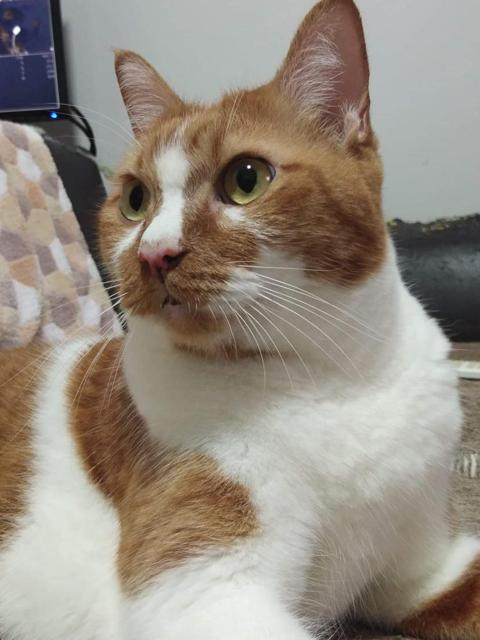
#> input picture assets/2.1_cat.jpg, 480 x 640 px
$ python assignment4.py
#> lines starting #> are read from the running program, lines starting #| are printed output that depends on the picture; after the words box and inside, x2 and y2 are one past the last pixel; in counts of white or black regions, pixels touching at a corner belong together
import cv2
gimg = cv2.imread('assets/2.1_cat.jpg',cv2.IMREAD_GRAYSCALE)
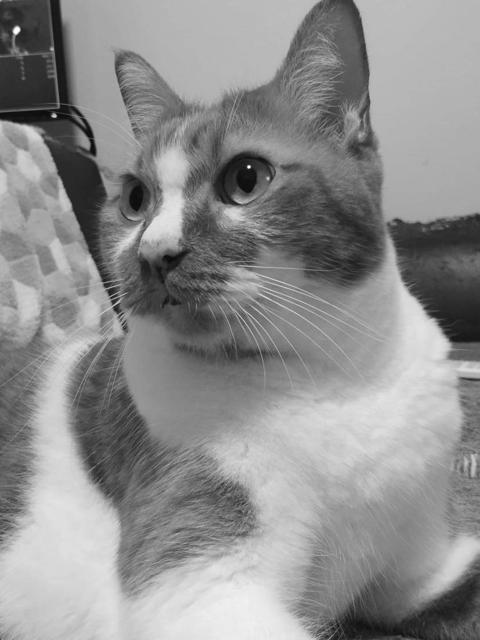
#> gimg: shape (640, 480); min 5, max 255, mean 141.8
bwimg= cv2.threshold(gimg, 128,255,cv2.THRESH_BINARY)[1]
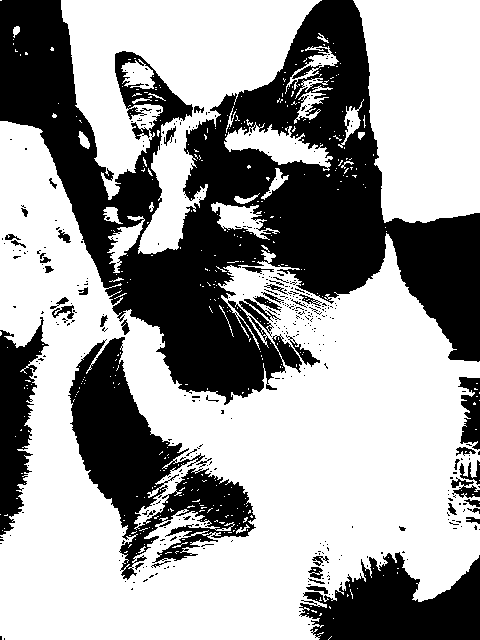
#> bwimg: shape (640, 480); 62.2% white; 398 black regions (349 under 20 px), largest, box (x1, y1, x2, y2) and area: (0, 0, 480, 405) 78855, (68, 337, 256, 580) 16450, (299, 552, 480, 640) 10053
cv2.imshow("Black white image", bwimg)
cv2.waitKey(0)
cv2.destroyAllWindows()
cv2.imwrite('assets/2.7_cat_bw.png',bwimg)

$ run again, with assets/3.1_cat.jpg copied over assets/2.1_cat.jpg
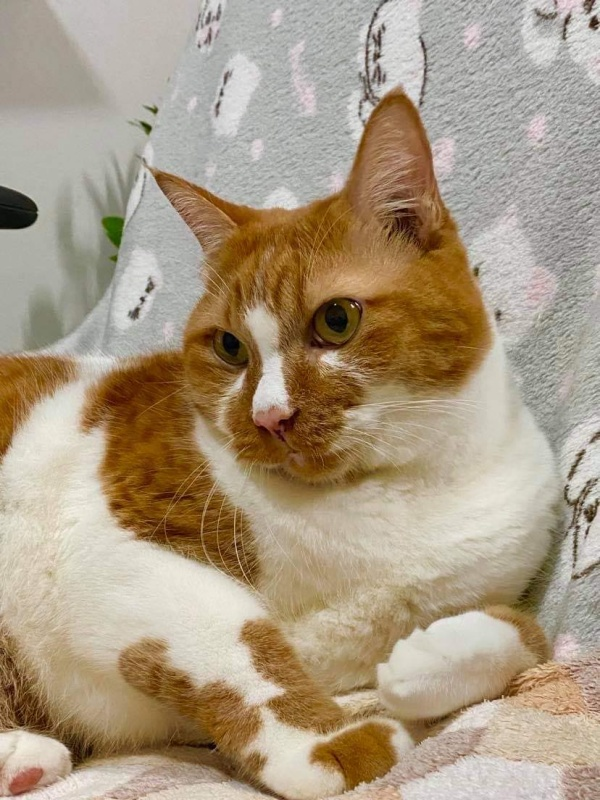
#> input picture assets/3.1_cat.jpg, 600 x 800 px
#> `gimg = cv2.imread('assets/2.1_cat.jpg',cv2.IMREAD_GRAYSCALE)`:
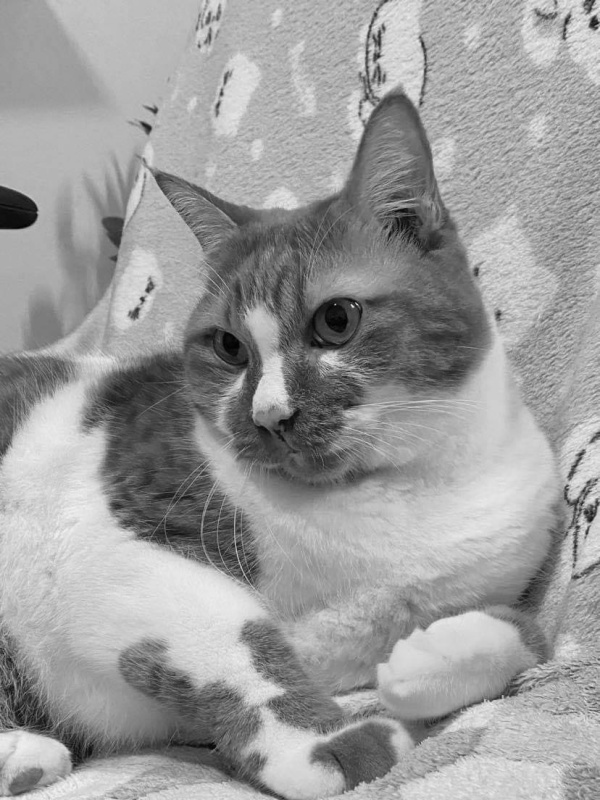
#> gimg: shape (800, 600); min 0, max 242, mean 155.6
#> `bwimg= cv2.threshold(gimg, 128,255,cv2.THRESH_BINARY)[1]`:
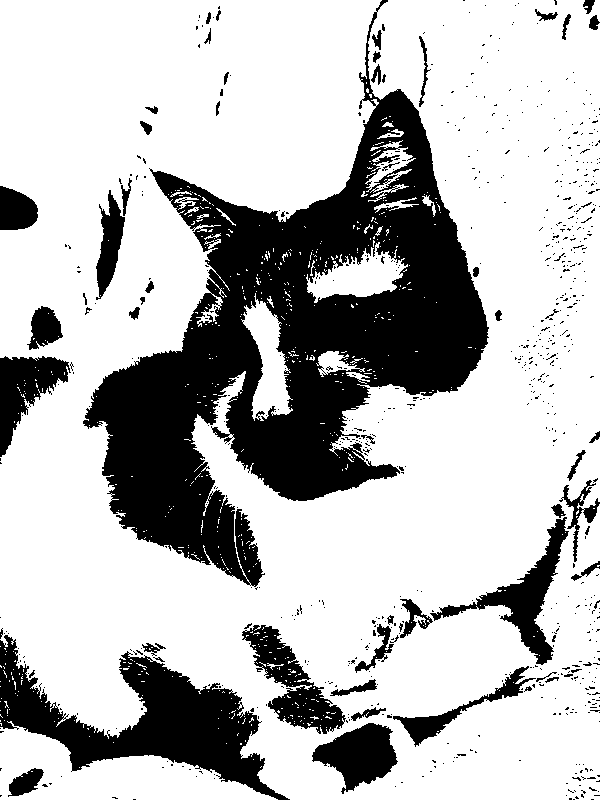
#> bwimg: shape (800, 600); 73.1% white; 756 black regions (698 under 20 px), largest, box (x1, y1, x2, y2) and area: (83, 0, 489, 587) 84148, (0, 635, 290, 800) 16515, (430, 517, 569, 665) 4154

$ run again, with assets/2.3_eye.jpg copied over assets/2.1_cat.jpg
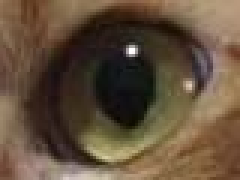
#> input picture assets/2.3_eye.jpg, 80 x 60 px (shown 3 times larger)
#> `gimg = cv2.imread('assets/2.1_cat.jpg',cv2.IMREAD_GRAYSCALE)`:
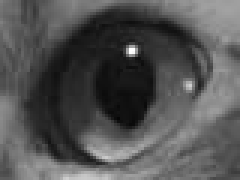
#> gimg: shape (60, 80) (shown 3 times larger); min 5, max 255, mean 82.9
#> `bwimg= cv2.threshold(gimg, 128,255,cv2.THRESH_BINARY)[1]`:
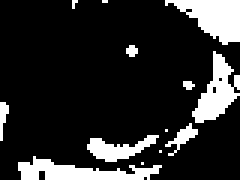
#> bwimg: shape (60, 80) (shown 3 times larger); 16.6% white; 13 white regions (7 under 20 px), largest, box (x1, y1, x2, y2) and area: (55, 0, 80, 15) 216, (6, 52, 54, 60) 200, (64, 17, 80, 41) 182, (29, 45, 53, 54) 105, (55, 41, 66, 52) 40, (0, 34, 3, 47) 23
